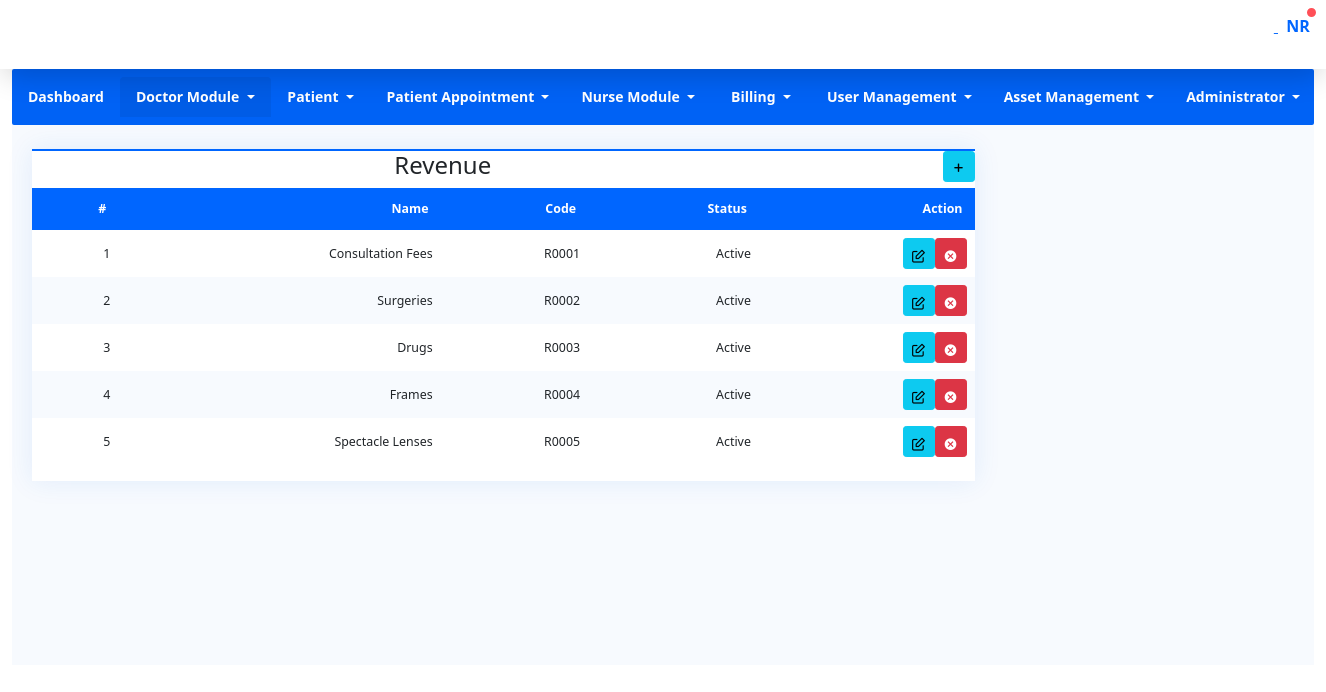
Page /company/Revenue/ (signed in) on the committed database.
### users/models.py (models this page shows, shortened)
class Revenue(models.Model):
    name = models.CharField(max_length=70, blank=True, null=True)
    code = models.CharField(max_length=10, unique=True, editable=False)
    status = models.CharField(max_length=255, choices=(('Active', 'Active'),('inactive', 'inactive')), default='Active')

### users/views.py (the view)
# urls.py: path('company/Revenue/', users.RevenueListView.as_view(), name='Revenuelist'),
@method_decorator(login_required, name='dispatch')
class RevenueListView(CreateView):
    model = Revenue
    template_name = 'users/Revenuelist.html'
    success_url = reverse_lazy('user_app:Revenuelist')
    form_class = RevenueForm  # Default blank form class
    def get_context_data(self, **kwargs):
        context = super().get_context_data(**kwargs)
        context['Revenue_form'] = RevenueForm()
        context['Revenue_data'] = {
            'Revenues': Revenue.objects.all(),
        }
        return context

### users/templates/users/Revenuelist.html (shortened to what this page needs)
<!doctype html>
<html lang="en"> {% include 'base.html' %} {% include 'base/header.html' %} <div class="container-fluid"> {% include 'base/navbar.html' %} <div class="main-container">
      <div class="content-wrapper">
        <div class="row gutters text-right">
          <div class="col-md-9 ">
            <div class="table-container">
              <div class="row">
                <div class="col-md-6">
                  <h4>Revenue</h4>
                </div>
                <div class="col-md-6 text-right">
                  <button type="button" class="btn btn-info btn-sm" data-toggle="modal" data-target="#DeptModal">
                    <i class="icon-plus"></i>
                  </button>
                </div>
              </div>
              <div class="table-responsive">
                <table id="basicExamples" class="table">
                  <thead>
                    <tr>
                      <th>#</th>
                      <th>Name</th>
                      <th>Code</th>
                      <th>Status</th>
                      <th>Action</th>
                    </tr>
                  </thead>
                  <tbody> {% for dept in Revenue_data.Revenues %} <tr>
                      <td>{{ forloop.counter }}</td>
                      <td>{{ dept.name }}</td>
                      <td>{{ dept.code }}</td>
                      <td>{{ dept.status }}</td>
                      <td>
                        <div class="btn-group btn-group-sm">
                          <a href="#">
                            <button type="button" class="btn btn-info btn-sm">
                              <i class="icon-edit1"></i>
                            </button>
                          </a>
                          <a href="">
                            <button type="button" class="btn btn-danger btn-sm">
                              <i class="icon-cancel"></i>
                            </button>
                          </a>
                        </div>
                      </td> {% endfor %}
                    </tr>
                  </tbody>
                </table>
              </div>
            </div>
          </div>
            </div>
          </div>
        </div>
      </div>
</html>

### rows in the picture
Revenue: name "Consultation Fees", code "R0001", status "Active"
Revenue: name "Surgeries", code "R0002", status "Active"
Revenue: name "Drugs", code "R0003", status "Active"
Revenue: name "Frames", code "R0004", status "Active"
Revenue: name "Spectacle Lenses", code "R0005", status "Active"
